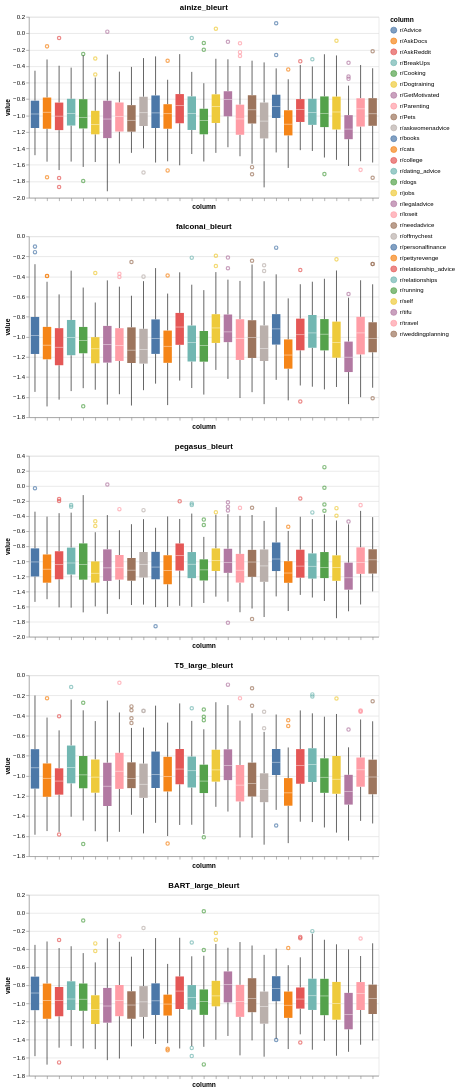

Write notebook code for a chart like this one.
### Code cell
# Plot of the five models with Bleurt metrics
one = alt.Chart(source_1_1, title="ainize_bleurt").mark_boxplot().encode(
alt.X('column').axis(labels=False),
y='value',
color='column'
)
two = alt.Chart(source_2_1, title="falconai_bleurt").mark_boxplot().encode(
alt.X('column').axis(labels=False),
y='value',
color='column'
)
three = alt.Chart(source_3_1, title="pegasus_bleurt").mark_boxplot().encode(
alt.X('column').axis(labels=False),
y='value',
color='column'
)
four = alt.Chart(source_4_1, title="T5_large_bleurt").mark_boxplot().encode(
alt.X('column').axis(labels=False),
y='value',
color='column'
)
five = alt.Chart(source_5_1, title="BART_large_bleurt").mark_boxplot().encode(
alt.X('column').axis(labels=False),
y='value',
color='column'
)

(one & two & three & four & five).properties(width=800).interactive()
(one & two & three & four & five).display()

### Figure 1 — Vega-Lite specification as saved in the notebook (floating-point values rounded to 4 significant figures; data arrays with more than 128 entries replaced by an {"elided": "..."} marker saying what was removed)
{"$schema": "https://vega.github.io/schema/vega-lite/v5.20.1.json", "config": {"view": {"continuousHeight": 300, "continuousWidth": 300}}, "datasets": {"data-22a06182fd4eeda0fd23d7fdf5d765f9": {"elided": "3306 records"}, "data-468d8cc01d2132f5e54bcef5ab829786": {"elided": "3306 records"}, "data-5fb8afa5b47a141fc2432cdfe03ba8a4": {"elided": "3306 records"}, "data-764c5e1bdcece028a16f9414289a92ae": {"elided": "3306 records"}, "data-c62956c361c8dac9b9e1076d78033329": {"elided": "3306 records"}}, "vconcat": [{"data": {"name": "data-468d8cc01d2132f5e54bcef5ab829786"}, "encoding": {"color": {"field": "column", "type": "nominal"}, "x": {"axis": {"labels": false}, "field": "column", "type": "nominal"}, "y": {"field": "value", "type": "quantitative"}}, "mark": {"type": "boxplot"}, "title": "ainize_bleurt"}, {"data": {"name": "data-c62956c361c8dac9b9e1076d78033329"}, "encoding": {"color": {"field": "column", "type": "nominal"}, "x": {"axis": {"labels": false}, "field": "column", "type": "nominal"}, "y": {"field": "value", "type": "quantitative"}}, "mark": {"type": "boxplot"}, "title": "falconai_bleurt"}, {"data": {"name": "data-764c5e1bdcece028a16f9414289a92ae"}, "encoding": {"color": {"field": "column", "type": "nominal"}, "x": {"axis": {"labels": false}, "field": "column", "type": "nominal"}, "y": {"field": "value", "type": "quantitative"}}, "mark": {"type": "boxplot"}, "title": "pegasus_bleurt"}, {"data": {"name": "data-22a06182fd4eeda0fd23d7fdf5d765f9"}, "encoding": {"color": {"field": "column", "type": "nominal"}, "x": {"axis": {"labels": false}, "field": "column", "type": "nominal"}, "y": {"field": "value", "type": "quantitative"}}, "mark": {"type": "boxplot"}, "title": "T5_large_bleurt"}, {"data": {"name": "data-5fb8afa5b47a141fc2432cdfe03ba8a4"}, "encoding": {"color": {"field": "column", "type": "nominal"}, "x": {"axis": {"labels": false}, "field": "column", "type": "nominal"}, "y": {"field": "value", "type": "quantitative"}}, "mark": {"type": "boxplot"}, "title": "BART_large_bleurt"}]}
